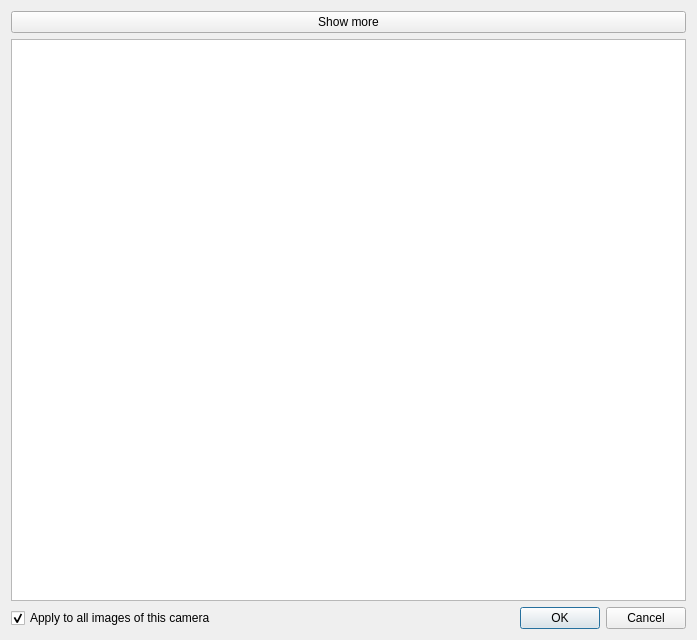
<?xml version="1.0" encoding="UTF-8"?>
<ui version="4.0">
 <class>ImageSelection</class>
 <widget class="QDialog" name="ImageSelection">
  <property name="geometry">
   <rect>
    <x>0</x>
    <y>0</y>
    <width>697</width>
    <height>640</height>
   </rect>
  </property>
  <property name="windowTitle">
   <string>Dialog</string>
  </property>
  <layout class="QVBoxLayout" name="verticalLayout">
   <item>
    <widget class="QPushButton" name="pushButton">
     <property name="text">
      <string>Show more</string>
     </property>
    </widget>
   </item>
   <item>
    <widget class="QListWidget" name="listWidget"/>
   </item>
   <item>
    <layout class="QHBoxLayout" name="horizontalLayout">
     <item>
      <widget class="QCheckBox" name="checkBox">
       <property name="text">
        <string>Apply to all images of this camera</string>
       </property>
       <property name="checked">
        <bool>true</bool>
       </property>
      </widget>
     </item>
     <item>
      <spacer name="horizontalSpacer">
       <property name="orientation">
        <enum>Qt::Horizontal</enum>
       </property>
       <property name="sizeHint" stdset="0">
        <size>
         <width>40</width>
         <height>20</height>
        </size>
       </property>
      </spacer>
     </item>
     <item>
      <widget class="QDialogButtonBox" name="buttonBox">
       <property name="orientation">
        <enum>Qt::Horizontal</enum>
       </property>
       <property name="standardButtons">
        <set>QDialogButtonBox::Cancel|QDialogButtonBox::Ok</set>
       </property>
      </widget>
     </item>
    </layout>
   </item>
  </layout>
 </widget>
 <resources/>
 <connections>
  <connection>
   <sender>buttonBox</sender>
   <signal>accepted()</signal>
   <receiver>ImageSelection</receiver>
   <slot>accept()</slot>
   <hints>
    <hint type="sourcelabel">
     <x>248</x>
     <y>254</y>
    </hint>
    <hint type="destinationlabel">
     <x>157</x>
     <y>274</y>
    </hint>
   </hints>
  </connection>
  <connection>
   <sender>buttonBox</sender>
   <signal>rejected()</signal>
   <receiver>ImageSelection</receiver>
   <slot>reject()</slot>
   <hints>
    <hint type="sourcelabel">
     <x>316</x>
     <y>260</y>
    </hint>
    <hint type="destinationlabel">
     <x>286</x>
     <y>274</y>
    </hint>
   </hints>
  </connection>
 </connections>
</ui>
